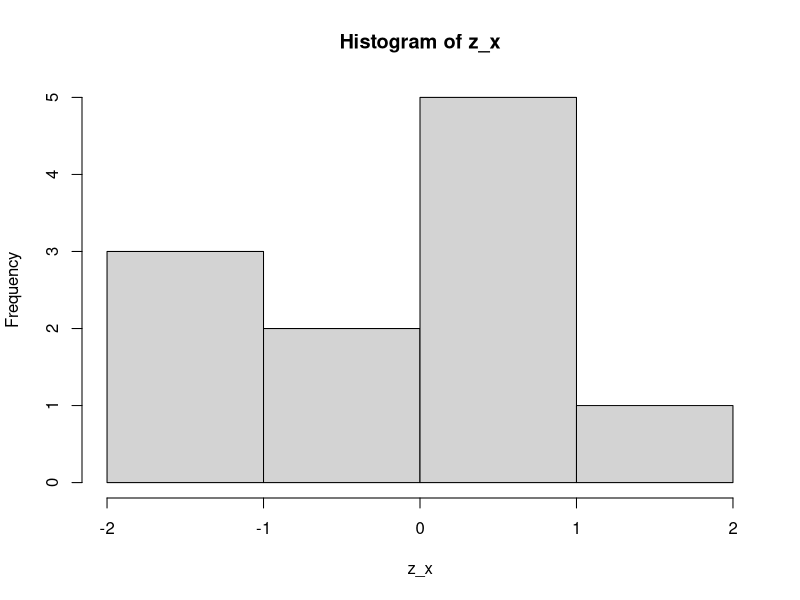

This figure's R source:
## ---- chunk 1
knitr::opts_chunk$set(echo = TRUE)
## ---- chunk 2
Exposed2risk<-c(15518,19428,21594,21890,19174,15775,11414,6993,3276,1069,201)
deaths<-c(65,144,219,378,465,557,685,644,471,217,67)
Expec_death<-c(73.9,134.6,223.9,346.3,468.1,600.1,675.5,637.4,458.7,240.6,62.4)
## ---- chunk 3
q_hat<-deaths/Exposed2risk
q_grad<-Expec_death/Exposed2risk
## ---- chunk 4
z_x<-(deaths-Exposed2risk*q_grad)/sqrt(Exposed2risk*q_grad*(1-q_grad))
z_x
hist(z_x)
## ---- chunk 5
test_stats1<-sum(z_x^2)
if(test_stats1>qchisq(0.95,length(z_x-1))){print("we reject null hypothesis that at 5% significance level z_x is approximatly normal,thus the adherence to data is poor")}else{
  print("we do not reject null hypothesis that at 5% significance level z_x is approximatly normal,thus the adherence to data is not poor")}
## ---- chunk 6
A<-c(3,2,5,1)
E<-length(deaths)*c(0.16,0.34,0.34,0.16)
test_stats2<-sum((A-E)^2/E)
if(test_stats2>qchisq(0.95,length(z_x-1))){print("we reject null hypothesis that at 5% significance level z_x is approximatly normal,thus the adherence to data is poor")}else{
  print("we do not reject null hypothesis that at 5% significance level z_x is approximatly normal,thus the adherence to data is not poor")}
## ---- chunk 7
test_stats3<-sum(deaths-Exposed2risk*q_grad)/sqrt(sum(Exposed2risk*q_grad*(1-q_grad)))
if(test_stats3>1.96){print("we reject null hypothesis that at 5% significance level z_x is approximatly normal,thus the adherence to data is poor")}else{
  print("we do not reject null hypothesis that at 5% significance level z_x is approximatly normal,thus the adherence to data is not poor")}
## ---- chunk 8
m<-length(deaths)
f<-function(a){choose(m,a)*0.5^m}
temp<-f(0)
for (i in 1:m) {
 if(temp<0.025){
   temp<-temp+f(i)
    }else{break("")}
  
}
k<-i
if(k<5){print("we reject null hypothesis that at 5% significance level z_x is approximatly normal,thus the adherence to data is poor")}else{
  print("we do not reject null hypothesis that at 5% significance level z_x is approximatly normal,thus the adherence to data is not poor")}

## ---- chunk 9
n_1<-6
n_2<-5
g<-function(a){choose(n_1-1,a-1)*choose(n_2+1,a)/choose(n_1+n_2,n_1)}
temp<-g(1)
for (i in 2:m) {
 if(temp<0.05){
   temp<-temp+g(i)
    }else{break("")}
  
}
k<-i
if(k>6){print("we reject null hypothesis that at 5% significance level z_x is approximatly normal,thus the adherence to data is poor")}else{
  print("we do not reject null hypothesis that at 5% significance level z_x is approximatly normal,thus the adherence to data is not poor")}

## ---- chunk 10
z1_bar<-sum(z_x[1:10])/(m-1)
z2_bar<-sum(z_x[2:11])/(m-1)
test_stats4<-(sum((z_x[1:10]-z1_bar)*(z_x[2:11]-z2_bar))/sqrt(sum((z_x[1:10]-z1_bar)^2)*sum((z_x[2:11]-z2_bar)^2)))*sqrt(m-1)
if(test_stats4>1.64){print("we reject null hypothesis that at 5% significance level z_x is approximatly normal,thus the adherence to data is poor")}else{
  print("we do not reject null hypothesis that at 5% significance level z_x is approximatly normal,thus the adherence to data is not poor")}
